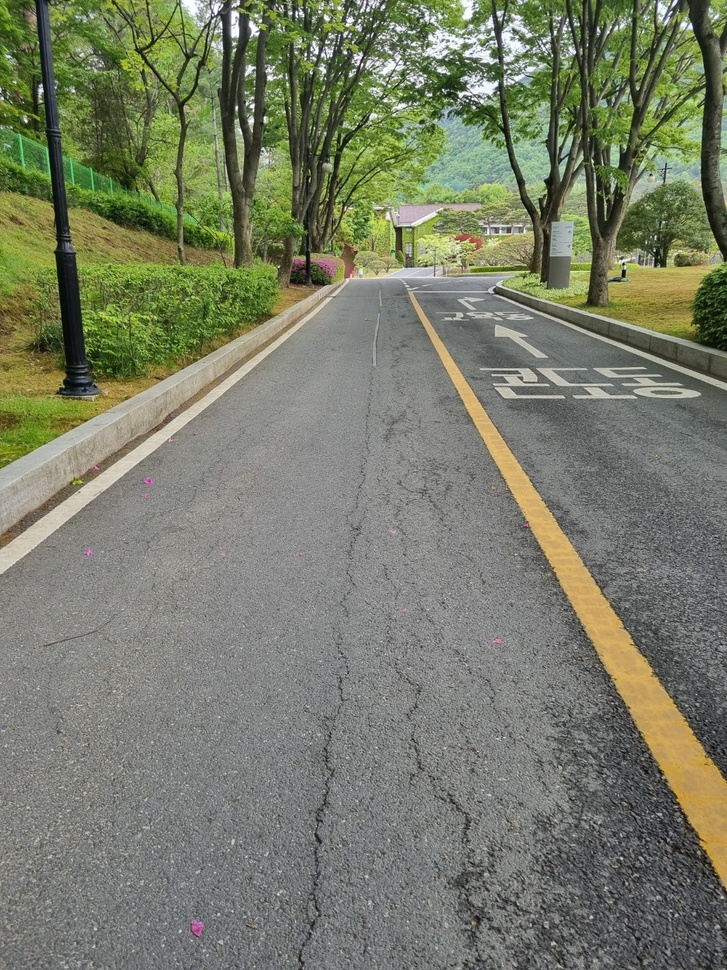
#> input picture DT/road_damage_detection/image/test_image_01.jpg, 727 x 970 px, shrunk from 1058 x 1411 before the run
$ python -i lane_detection.py   (imports and definitions only)
#> lines starting #> are read from the running program, lines starting #| are printed output that depends on the picture; after the words box and inside, x2 and y2 are one past the last pixel; in counts of white or black regions, pixels touching at a corner belong together
#> further down, picture is the input picture: shape (970, 727, 3); mean B, G, R 104.8, 124.4, 120.1
### DT/road_damage_detection/utils/road_extraction.py
"""
도로 영역 추출 관련 모듈

이 모듈은 이미지에서 도로 영역을 추출하는 기능과 관련 유틸리티 함수를 제공합니다.
"""

import cv2
import numpy as np


def create_roi_mask(img, use_roi=True, roi_type="trapezoid"):
    """
    관심 영역(ROI) 마스크를 생성하는 함수

    Process:
    1. 이미지 크기 확인
    2. use_roi 매개변수 확인
    3. roi_type에 따라 다른 형태의 마스크 생성
        - trapezoid: 사다리꼴 모양 (기본값)
        - middle_strip: 이미지 중간 영역만 선택

    Parameters:
        - img (numpy.ndarray) : 원본 이미지
        - use_roi (bool) : ROI 사용 여부
        - roi_type (str) : ROI 마스크 타입 ("trapezoid", "middle_strip")

    Returns:
        - roi_mask (numpy.ndarray) : 생성된 ROI 마스크
    """
    height, width = img.shape[:2]
    roi_mask = np.ones((height, width), dtype=np.uint8) * 255

    if not use_roi:
        return roi_mask

    if roi_type == "trapezoid":
        # 사다리꼴 ROI - 일반적인 도로 영역
        roi_points = np.array([
            [width * 0, height * 0.85],        # 좌하단
            [width * 1, height * 0.85],        # 우하단
            [width * 0.75, height * 0.45],     # 우상단
            [width * 0.25, height * 0.45]      # 좌상단
        ], dtype=np.int32)

        # 빈 마스크 생성 및 ROI 영역만 255로 채우기
        roi_mask = np.zeros((height, width), dtype=np.uint8)
        cv2.fillPoly(roi_mask, [roi_points], 255)

    elif roi_type == "middle_strip":
        # 상단 n%와 하단 m%를 삭제하고 중간 (100 - m - n)%만 사용
        top = 0.45
        bottom = 0.15
        roi_mask = np.zeros((height, width), dtype=np.uint8)
        top_boundary = int(height * top)
        bottom_boundary = int(height * (1 - bottom))
        roi_mask[top_boundary:bottom_boundary, :] = 255

    return roi_mask


# [182 lines left out: functions extract_road_mask, extract_road_between_lanes, not called in this run]

### DT/road_damage_detection/utils/lane_detection.py
"""
차선 감지 관련 모듈

이 모듈은 이미지에서 차선을 감지하고 마스크를 생성하는 기능을 제공합니다.
"""

import cv2
import numpy as np
from .road_extraction import create_roi_mask


def detect_lane_lines(img, use_roi=True, roi_mask=None):
    """
    이미지에서 차선을 감지하고 마스크를 생성하는 함수

    Process:
    1. 이미지 전처리 (그레이스케일 변환, 블러, 캐니 엣지 검출)
    2. ROI 마스크 적용
    3. 색상 기반 차선 추출 (흰색/노란색)
    4. 엣지와 색상 마스크 결합
    5. 호프 변환으로 직선 검출
    6. 기울기 기반으로 왼쪽/오른쪽 차선 분류
    7. 각 차선의 가장 긴 선분 선택 및 연장
    8. 차선 마스크 생성 및 병합
    9. 교차되는 차선을 처리하여 교차점 아래 부분만 유지

    Parameters:
        - img (numpy.ndarray) : 원본 이미지
        - use_roi (bool) : ROI 사용 여부
        - roi_mask (numpy.ndarray) : 사전에 정의된 ROI 마스크

    Returns:
        - extended_lane_mask (numpy.ndarray) : 연장된 차선 마스크
        - left_line_mask (numpy.ndarray) : 왼쪽 차선 마스크
        - right_line_mask (numpy.ndarray) : 오른쪽 차선 마스크
        - original_lane_mask (numpy.ndarray) : 원본 차선 마스크 (연장 전)
        - masked_edges (numpy.ndarray) : 엣지 마스크 (ROI 적용)
        - color_mask (numpy.ndarray) : 색상 기반 마스크
        - final_mask (numpy.ndarray) : 엣지와 색상 마스크 결합
    """
#> called with use_roi = True
    # 기존 전처리 과정 유지
    gray = cv2.cvtColor(img, cv2.COLOR_BGR2GRAY)
    blur = cv2.GaussianBlur(gray, (5, 5), 0)
    edges = cv2.Canny(blur, 50, 150)
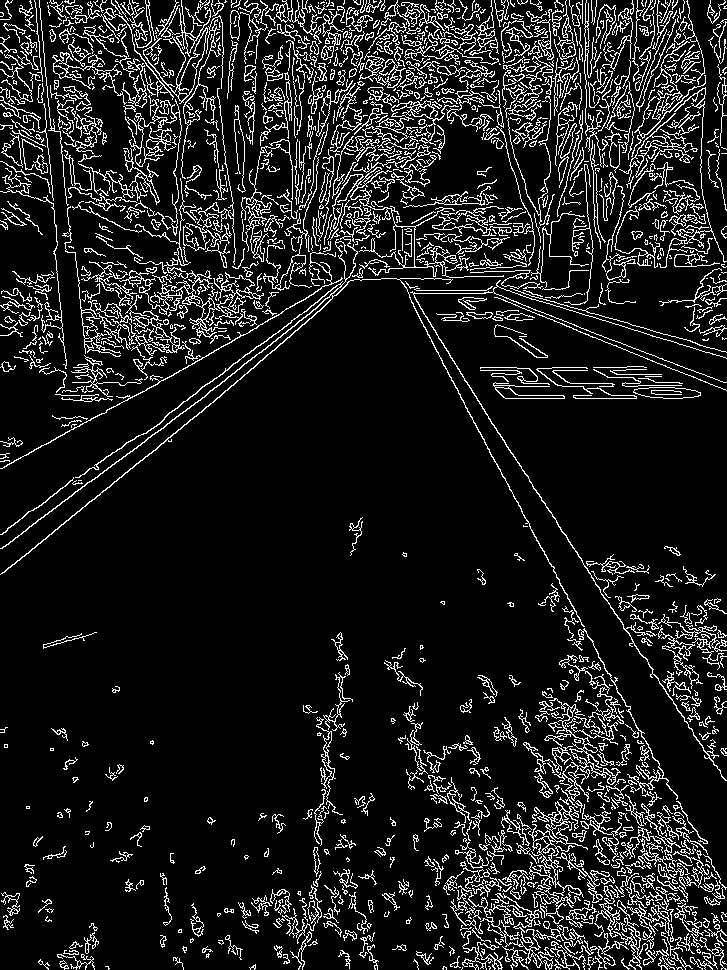
#> edges: shape (970, 727); 11.5% white in thin lines or dots

    # ROI 설정
    height, width = edges.shape

    # ROI 마스크가 제공되지 않았다면 생성
    if roi_mask is None and use_roi:
        roi_mask = create_roi_mask(img, use_roi=True)
    elif not use_roi:
        roi_mask = np.ones((height, width), dtype=np.uint8) * 255

    # ROI 마스크가 비어있는지 확인
    if use_roi and np.count_nonzero(roi_mask) == 0:
        print("경고: ROI 마스크가 비어 있습니다. 기본 사다리꼴 ROI를 사용합니다.")
        roi_mask = create_roi_mask(img, use_roi=True, roi_type="trapezoid")

    masked_edges = cv2.bitwise_and(edges, edges, mask=roi_mask)

    # 색상 기반 차선 추출 (흰색/노란색)
    hsv = cv2.cvtColor(img, cv2.COLOR_BGR2HSV)

    # 흰색 및 노란색 범위 설정
    # 흰색 범위는 그대로 유지
    lower_white = np.array([0, 0, 200])
    upper_white = np.array([180, 30, 255])
    white_mask = cv2.inRange(hsv, lower_white, upper_white)

    lower_yellow = np.array([10, 60, 80])
    upper_yellow = np.array([40, 255, 255])
    yellow_mask = cv2.inRange(hsv, lower_yellow, upper_yellow)

    # 색상 마스크 통합 및 ROI 적용
    color_mask = cv2.bitwise_or(white_mask, yellow_mask)
    if use_roi:
        color_mask = cv2.bitwise_and(color_mask, roi_mask)

    # 최종 마스크 (엣지 + 색상)
    final_mask = cv2.bitwise_or(masked_edges, color_mask)
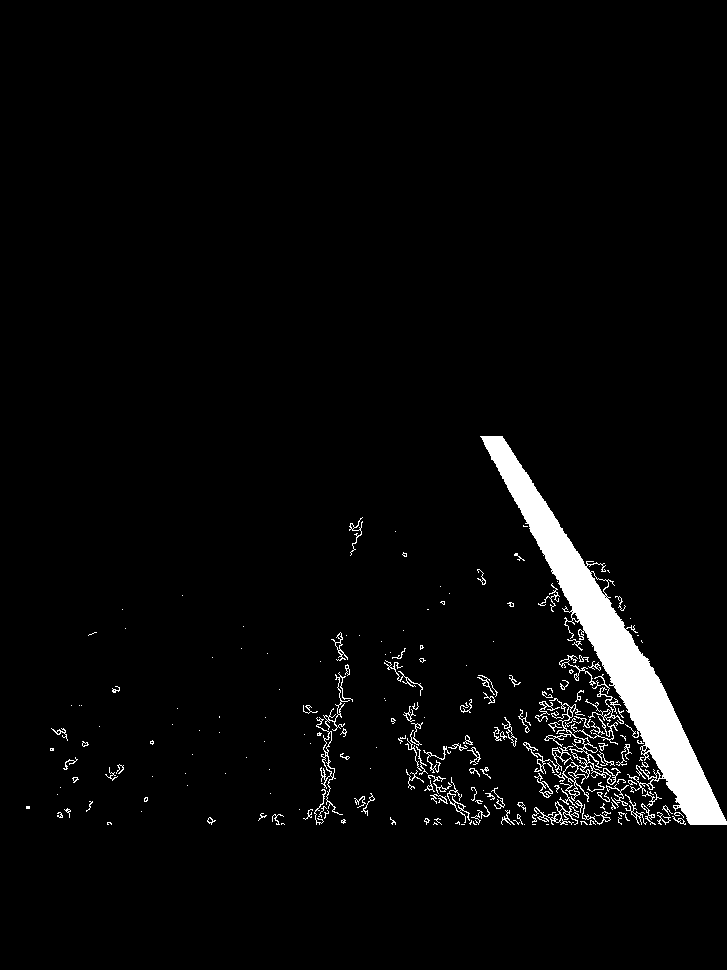
#> final_mask: shape (970, 727); 3.3% white; 210 white regions (112 under 20 px), largest, box (x1, y1, x2, y2) and area: (480, 436, 727, 825) 15692, (544, 698, 621, 802) 941, (316, 717, 343, 815) 313

    # 여기서 모폴로지 연산을 적용하여 비워진 부분 채우기 (도로 감지와 유사한 방식)
    # 1. 작은 노이즈 제거
    kernel_open = np.ones((3, 3), np.uint8)
    final_mask = cv2.morphologyEx(final_mask, cv2.MORPH_OPEN, kernel_open)

    # 2. 차선 영역 연결 (가까운 간격 메우기)
    kernel_close = np.ones((5, 5), np.uint8)
    final_mask = cv2.morphologyEx(final_mask, cv2.MORPH_CLOSE, kernel_close)

    # 3. 주행 방향으로 차선을 연결하기 위한 수직방향 모폴로지 연산 (선택적)
    # 수직 방향으로 길쭉한 커널 생성
    # vertical_kernel = np.ones((7, 1), np.uint8)
    # final_mask_vertical = cv2.morphologyEx(final_mask, cv2.MORPH_CLOSE, vertical_kernel)
    # final_mask = cv2.bitwise_or(final_mask, final_mask_vertical)

    # 호프 변환으로 직선 검출 - "완화된 호프 파라미터" 설정 적용
    lines = cv2.HoughLinesP(
        final_mask,
        rho=1,
        theta=np.pi/180,
        threshold=20,
        minLineLength=10,
        maxLineGap=1
    )
#> lines = 58 rows, first 6: [501, 436, 707, 824], [495, 436, 693, 824], [491, 436, 673, 792], [526, 472, 713, 824], [551, 511, 718, 824], [497, 436, 703, 824]

    # 차선 마스크 초기화
    left_line_mask = np.zeros_like(gray)
    right_line_mask = np.zeros_like(gray)
    original_lane_mask = np.zeros_like(gray)

    # 왼쪽/오른쪽 차선 정보 저장할 리스트
    left_lines = []
    right_lines = []

    # 차선 필터링 및 분류
    if lines is not None:
        for line in lines:
            x1, y1, x2, y2 = line[0]

            # 선의 길이 계산
            line_length = np.sqrt((x2 - x1)**2 + (y2 - y1)**2)

            # 선의 길이가 너무 짧으면 무시 - 완화된 길이 적용
            if line_length < 20:  # 30에서 20으로 낮춤
                continue

            # 기울기 계산
            if x2 - x1 == 0:  # 수직선 방지
                continue
            else:
                slope = (y2 - y1) / (x2 - x1)

            # 적절한 기울기 범위만 선택 - 유지
            if 0.3 < abs(slope) < 2:
                # 원본 마스크에 모든 유효한 선분 추가
                cv2.line(original_lane_mask, (x1, y1), (x2, y2), 255, 2)

                # 왼쪽/오른쪽 차선 구분
                mid_x = width // 2
                line_mid_x = (x1 + x2) // 2

                if slope < 0 and line_mid_x < mid_x:  # 왼쪽 차선 (음수 기울기)
                    # 직접 마스크에 그리지 않고 리스트에만 저장
                    left_lines.append((x1, y1, x2, y2, slope, line_length))

                elif slope > 0 and line_mid_x > mid_x:  # 오른쪽 차선 (양수 기울기)
                    # 직접 마스크에 그리지 않고 리스트에만 저장
                    right_lines.append((x1, y1, x2, y2, slope, line_length))
#> this loop made 58 passes
#> (x1, y1, x2, y2, line_length, slope, line_mid_x) on passes 1 to 4: (501, 436, 707, 824, 439.3, 1.88, 604), (495, 436, 693, 824, 435.6, 1.96, 594), (491, 436, 673, 792, 399.8, 1.96, 582), (526, 472, 713, 824, 398.6, 1.88, 619)
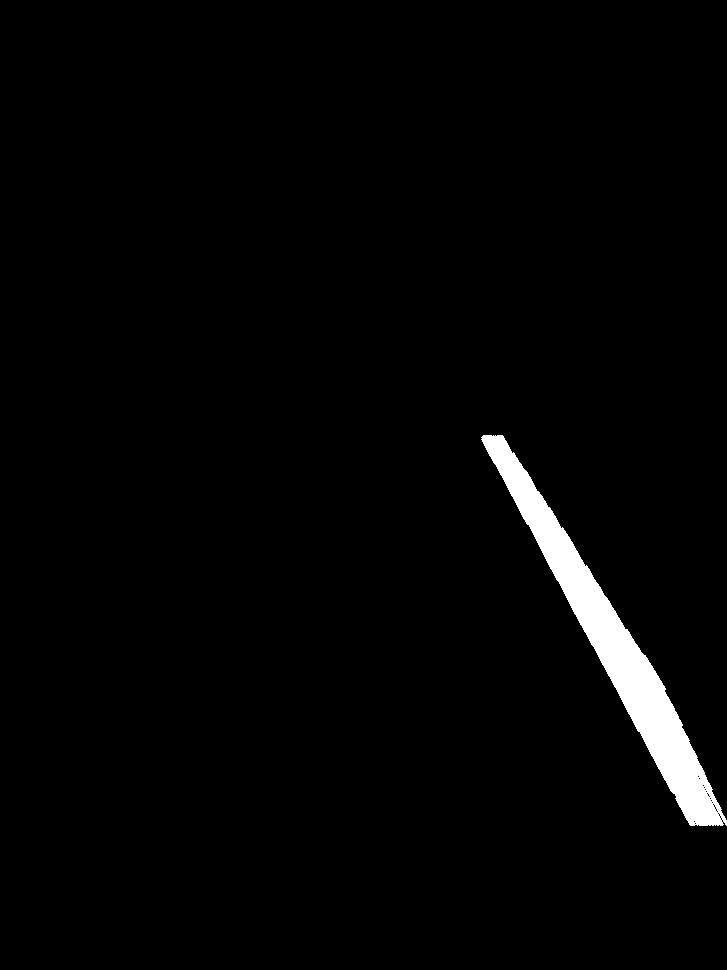
#> original_lane_mask: shape (970, 727); 2.2% white; 1 white region, box (x1, y1, x2, y2) and area: (481, 435, 727, 826) 15447
#> after the loop, left_lines = []; right_lines = 55 items, first 6: (501, 436, 707, 824, 1.88, 439.3), (495, 436, 693, 824, 1.96, 435.6), (491, 436, 673, 792, 1.96, 399.8), (526, 472, 713, 824, 1.88, 398.6), (551, 511, 718, 824, 1.87, 354.8), (497, 436, 703, 824, 1.88, 439.3)

    # 확장된 차선 마스크 생성 (이 마스크만 최종 결과로 사용)
    extended_lane_mask = np.zeros_like(gray)

    # ROI 영역의 y 좌표 범위 계산
    if use_roi:
        roi_indices = np.where(roi_mask > 0)
#> roi_indices = 212575 positions, rows 436 to 824, columns 0 to 726
        if len(roi_indices[0]) > 0:  # ROI 영역이 비어있지 않은 경우
            min_y_roi = np.min(roi_indices[0])
#> min_y_roi = 436
            max_y_roi = np.max(roi_indices[0])
#> max_y_roi = 824
        else:  # ROI 영역이 비어있는 경우
            min_y_roi = 0
            max_y_roi = height - 1
    else:
        min_y_roi = 0
        max_y_roi = height - 1

    # 왼쪽 차선의 직선 파라미터 (기본값은 None)
    left_line_params = None

    # 왼쪽 차선 처리 - 가장 긴 선분 선택
    if left_lines:
        # 길이 기준으로 정렬하여 가장 긴 선분 선택
        longest_left = sorted(left_lines, key=lambda x: x[5], reverse=True)[0]
        x1, y1, x2, y2, slope, _ = longest_left

        # 차선 연장을 위한 직선 방정식 계산
        # y = m*x + b, b = y - m*x
        b = y1 - slope * x1
        left_line_params = (slope, b)  # 차선 파라미터 저장

        # 차선 연장 - ROI 영역 내에서만
        top_y = min_y_roi
        bottom_y = max_y_roi

        # x 좌표 계산
        if slope != 0:
            top_x = int((top_y - b) / slope)
            bottom_x = int((bottom_y - b) / slope)
        else:
            top_x = x1
            bottom_x = x1

        # x 좌표가 화면 범위를 벗어나는지 확인
        if top_x < 0:
            # x가 0일 때의 y 계산
            top_y = int(slope * 0 + b)
            top_x = 0
        elif top_x >= width:
            # x가 width-1일 때의 y 계산
            top_y = int(slope * (width-1) + b)
            top_x = width - 1

        if bottom_x < 0:
            bottom_y = int(slope * 0 + b)
            bottom_x = 0
        elif bottom_x >= width:
            bottom_y = int(slope * (width-1) + b)
            bottom_x = width - 1

        # 연장된 왼쪽 차선 그리기
        temp_mask = np.zeros_like(gray)
        cv2.line(temp_mask, (top_x, top_y), (bottom_x, bottom_y), 255, 5)

        # ROI 내에서만 차선 표시
        if use_roi:
            left_line_mask_roi = cv2.bitwise_and(temp_mask, roi_mask)
            left_line_mask = left_line_mask_roi
        else:
            left_line_mask = temp_mask

    # 오른쪽 차선의 직선 파라미터 (기본값은 None)
    right_line_params = None

    # 오른쪽 차선 처리 - 가장 긴 선분 선택
    if right_lines:
        # 길이 기준으로 정렬하여 가장 긴 선분 선택
        longest_right = sorted(right_lines, key=lambda x: x[5], reverse=True)[0]
#> longest_right = (502, 436, 709, 824, 1.87, 439.8)
        x1, y1, x2, y2, slope, _ = longest_right
#> x1 = 502; y1 = 436; x2 = 709; y2 = 824; slope = 1.87

        # 차선 연장을 위한 직선 방정식 계산
        b = y1 - slope * x1
#> b = -504.9
        right_line_params = (slope, b)  # 차선 파라미터 저장
#> right_line_params = (1.87, -504.9)

        # 차선 연장 - ROI 영역 내에서만
        top_y = min_y_roi
#> top_y = 436
        bottom_y = max_y_roi
#> bottom_y = 824

        # x 좌표 계산
        if slope != 0:
            top_x = int((top_y - b) / slope)
#> top_x = 502
            bottom_x = int((bottom_y - b) / slope)
#> bottom_x = 709
        else:
            top_x = x1
            bottom_x = x1

        # x 좌표가 화면 범위를 벗어나는지 확인
        if top_x < 0:
            # x가 0일 때의 y 계산
            top_y = int(slope * 0 + b)
            top_x = 0
        elif top_x >= width:
            # x가 width-1일 때의 y 계산
            top_y = int(slope * (width-1) + b)
            top_x = width - 1

        if bottom_x < 0:
            bottom_y = int(slope * 0 + b)
            bottom_x = 0
        elif bottom_x >= width:
            bottom_y = int(slope * (width-1) + b)
            bottom_x = width - 1

        # 연장된 오른쪽 차선 그리기
        temp_mask = np.zeros_like(gray)
        cv2.line(temp_mask, (top_x, top_y), (bottom_x, bottom_y), 255, 5)

        # ROI 내에서만 차선 표시
        if use_roi:
            right_line_mask_roi = cv2.bitwise_and(temp_mask, roi_mask)
            right_line_mask = right_line_mask_roi
        else:
            right_line_mask = temp_mask

    # 차선 교차점 계산 및 처리
    intersection_point = None
    if left_line_params is not None and right_line_params is not None:
        left_slope, left_b = left_line_params
        right_slope, right_b = right_line_params

        # 기울기가 서로 충분히 다른 경우에만 교차점 계산
        if abs(left_slope - right_slope) > 0.1:
            # 두 직선의 교차점 계산
            # y = m1*x + b1 = m2*x + b2
            # x = (b2 - b1) / (m1 - m2)
            intersect_x = (right_b - left_b) / (left_slope - right_slope)
            intersect_y = left_slope * intersect_x + left_b

            # 교차점이 이미지 범위 내에 있는지 확인
            if 0 <= intersect_x < width and min_y_roi <= intersect_y < max_y_roi:
                intersection_point = (int(intersect_x), int(intersect_y))

                # 교차점 아래 부분만 유지하도록 마스크 수정
                if intersection_point:
                    x_intersect, y_intersect = intersection_point

                    # 새로운 마스크 생성 (교차점 아래 부분만)
                    below_intersection_mask = np.zeros_like(gray)
                    below_intersection_mask[y_intersect:, :] = 255

                    # 각 차선 마스크에 적용
                    left_line_mask = cv2.bitwise_and(left_line_mask, below_intersection_mask)
                    right_line_mask = cv2.bitwise_and(right_line_mask, below_intersection_mask)

    # 전체 차선 마스크 통합
    extended_lane_mask = cv2.bitwise_or(left_line_mask, right_line_mask)

    # 확장된 차선 마스크 확장
    kernel = np.ones((3, 3), np.uint8)
    extended_lane_mask = cv2.dilate(extended_lane_mask, kernel, iterations=1)
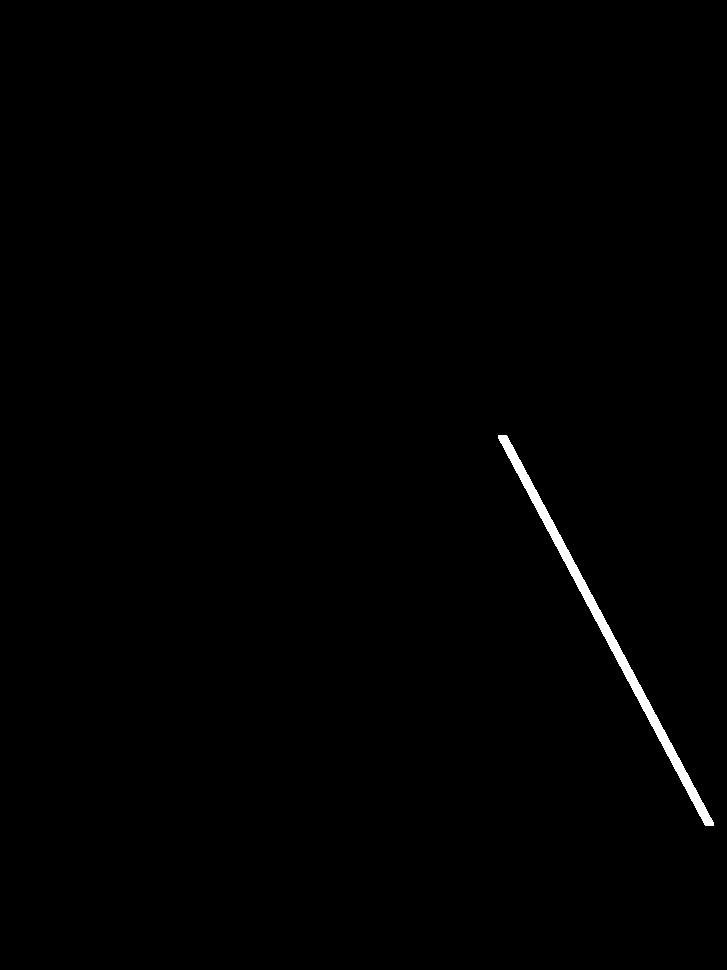
#> extended_lane_mask: shape (970, 727); 0.58% white; 1 white region, box (x1, y1, x2, y2) and area: (498, 435, 714, 826) 4074

    # ROI 내에서만 원본 차선 마스크 적용
    if use_roi:
        original_lane_mask = cv2.bitwise_and(original_lane_mask, roi_mask)

    # 연장된 가장 긴 선분만을 차선으로 인식하여 반환
    return extended_lane_mask, left_line_mask, right_line_mask, original_lane_mask, masked_edges, color_mask, final_mask

>>> import cv2
>>> picture = cv2.imread('../image/test_image_01.jpg')
>>> result = detect_lane_lines(picture)
#> result = 7 items
